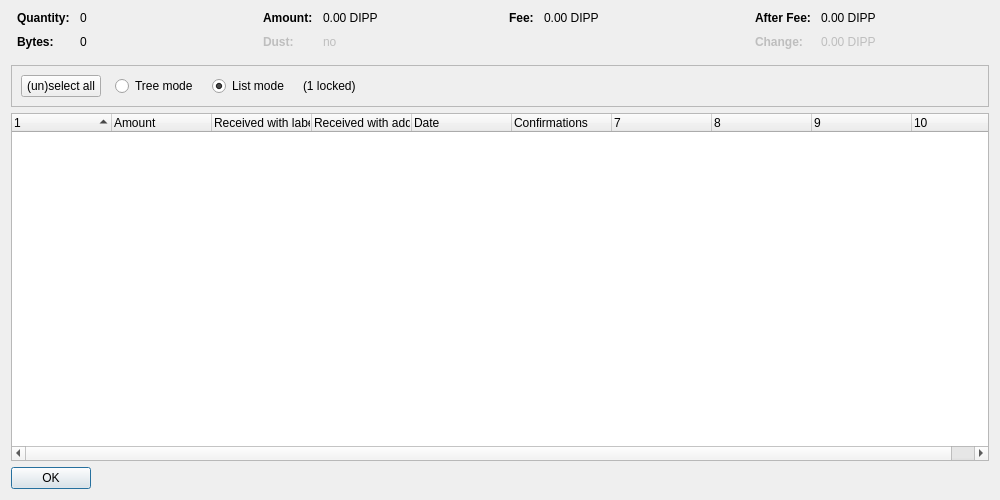
<?xml version="1.0" encoding="UTF-8"?>
<ui version="4.0">
 <class>CoinControlDialog</class>
 <widget class="QDialog" name="CoinControlDialog">
  <property name="geometry">
   <rect>
    <x>0</x>
    <y>0</y>
    <width>1000</width>
    <height>500</height>
   </rect>
  </property>
  <property name="windowTitle">
   <string>Coin Selection</string>
  </property>
  <layout class="QVBoxLayout" name="verticalLayout">
   <item>
    <layout class="QHBoxLayout" name="horizontalLayoutTop" stretch="0,0,0,0">
     <property name="topMargin">
      <number>0</number>
     </property>
     <property name="bottomMargin">
      <number>10</number>
     </property>
     <item>
      <layout class="QFormLayout" name="formLayoutCoinControl1">
       <property name="horizontalSpacing">
        <number>10</number>
       </property>
       <property name="verticalSpacing">
        <number>10</number>
       </property>
       <property name="leftMargin">
        <number>6</number>
       </property>
       <property name="rightMargin">
        <number>6</number>
       </property>
       <item row="0" column="0">
        <widget class="QLabel" name="labelCoinControlQuantityText">
         <property name="font">
          <font>
           <weight>75</weight>
           <bold>true</bold>
          </font>
         </property>
         <property name="text">
          <string>Quantity:</string>
         </property>
        </widget>
       </item>
       <item row="0" column="1">
        <widget class="QLabel" name="labelCoinControlQuantity">
         <property name="cursor">
          <cursorShape>IBeamCursor</cursorShape>
         </property>
         <property name="contextMenuPolicy">
          <enum>Qt::ActionsContextMenu</enum>
         </property>
         <property name="text">
          <string notr="true">0</string>
         </property>
         <property name="textInteractionFlags">
          <set>Qt::LinksAccessibleByMouse|Qt::TextSelectableByKeyboard|Qt::TextSelectableByMouse</set>
         </property>
        </widget>
       </item>
       <item row="1" column="0">
        <widget class="QLabel" name="labelCoinControlBytesText">
         <property name="font">
          <font>
           <weight>75</weight>
           <bold>true</bold>
          </font>
         </property>
         <property name="text">
          <string>Bytes:</string>
         </property>
        </widget>
       </item>
       <item row="1" column="1">
        <widget class="QLabel" name="labelCoinControlBytes">
         <property name="cursor">
          <cursorShape>IBeamCursor</cursorShape>
         </property>
         <property name="contextMenuPolicy">
          <enum>Qt::ActionsContextMenu</enum>
         </property>
         <property name="text">
          <string notr="true">0</string>
         </property>
         <property name="textInteractionFlags">
          <set>Qt::LinksAccessibleByMouse|Qt::TextSelectableByKeyboard|Qt::TextSelectableByMouse</set>
         </property>
        </widget>
       </item>
      </layout>
     </item>
     <item>
      <layout class="QFormLayout" name="formLayoutCoinControl2">
       <property name="horizontalSpacing">
        <number>10</number>
       </property>
       <property name="verticalSpacing">
        <number>10</number>
       </property>
       <property name="leftMargin">
        <number>6</number>
       </property>
       <property name="rightMargin">
        <number>6</number>
       </property>
       <item row="0" column="0">
        <widget class="QLabel" name="labelCoinControlAmountText">
         <property name="font">
          <font>
           <weight>75</weight>
           <bold>true</bold>
          </font>
         </property>
         <property name="text">
          <string>Amount:</string>
         </property>
        </widget>
       </item>
       <item row="0" column="1">
        <widget class="QLabel" name="labelCoinControlAmount">
         <property name="cursor">
          <cursorShape>IBeamCursor</cursorShape>
         </property>
         <property name="contextMenuPolicy">
          <enum>Qt::ActionsContextMenu</enum>
         </property>
         <property name="text">
          <string notr="true">0.00 DIPP</string>
         </property>
         <property name="textInteractionFlags">
          <set>Qt::LinksAccessibleByMouse|Qt::TextSelectableByKeyboard|Qt::TextSelectableByMouse</set>
         </property>
        </widget>
       </item>
       <item row="1" column="0">
        <widget class="QLabel" name="labelCoinControlLowOutputText">
         <property name="enabled">
          <bool>false</bool>
         </property>
         <property name="font">
          <font>
           <weight>75</weight>
           <bold>true</bold>
          </font>
         </property>
         <property name="text">
          <string>Dust:</string>
         </property>
        </widget>
       </item>
       <item row="1" column="1">
        <widget class="QLabel" name="labelCoinControlLowOutput">
         <property name="enabled">
          <bool>false</bool>
         </property>
         <property name="cursor">
          <cursorShape>IBeamCursor</cursorShape>
         </property>
         <property name="contextMenuPolicy">
          <enum>Qt::ActionsContextMenu</enum>
         </property>
         <property name="text">
          <string notr="true">no</string>
         </property>
         <property name="textInteractionFlags">
          <set>Qt::LinksAccessibleByMouse|Qt::TextSelectableByKeyboard|Qt::TextSelectableByMouse</set>
         </property>
        </widget>
       </item>
      </layout>
     </item>
     <item>
      <layout class="QFormLayout" name="formLayoutCoinControl3">
       <property name="horizontalSpacing">
        <number>10</number>
       </property>
       <property name="verticalSpacing">
        <number>10</number>
       </property>
       <property name="leftMargin">
        <number>6</number>
       </property>
       <property name="rightMargin">
        <number>6</number>
       </property>
       <item row="0" column="0">
        <widget class="QLabel" name="labelCoinControlFeeText">
         <property name="font">
          <font>
           <weight>75</weight>
           <bold>true</bold>
          </font>
         </property>
         <property name="text">
          <string>Fee:</string>
         </property>
        </widget>
       </item>
       <item row="0" column="1">
        <widget class="QLabel" name="labelCoinControlFee">
         <property name="cursor">
          <cursorShape>IBeamCursor</cursorShape>
         </property>
         <property name="contextMenuPolicy">
          <enum>Qt::ActionsContextMenu</enum>
         </property>
         <property name="text">
          <string notr="true">0.00 DIPP</string>
         </property>
         <property name="textInteractionFlags">
          <set>Qt::LinksAccessibleByMouse|Qt::TextSelectableByKeyboard|Qt::TextSelectableByMouse</set>
         </property>
        </widget>
       </item>
      </layout>
     </item>
     <item>
      <layout class="QFormLayout" name="formLayoutCoinControl4">
       <property name="horizontalSpacing">
        <number>10</number>
       </property>
       <property name="verticalSpacing">
        <number>10</number>
       </property>
       <property name="leftMargin">
        <number>6</number>
       </property>
       <property name="rightMargin">
        <number>6</number>
       </property>
       <item row="0" column="0">
        <widget class="QLabel" name="labelCoinControlAfterFeeText">
         <property name="font">
          <font>
           <weight>75</weight>
           <bold>true</bold>
          </font>
         </property>
         <property name="text">
          <string>After Fee:</string>
         </property>
        </widget>
       </item>
       <item row="0" column="1">
        <widget class="QLabel" name="labelCoinControlAfterFee">
         <property name="cursor">
          <cursorShape>IBeamCursor</cursorShape>
         </property>
         <property name="contextMenuPolicy">
          <enum>Qt::ActionsContextMenu</enum>
         </property>
         <property name="text">
          <string notr="true">0.00 DIPP</string>
         </property>
         <property name="textInteractionFlags">
          <set>Qt::LinksAccessibleByMouse|Qt::TextSelectableByKeyboard|Qt::TextSelectableByMouse</set>
         </property>
        </widget>
       </item>
       <item row="1" column="0">
        <widget class="QLabel" name="labelCoinControlChangeText">
         <property name="enabled">
          <bool>false</bool>
         </property>
         <property name="font">
          <font>
           <weight>75</weight>
           <bold>true</bold>
          </font>
         </property>
         <property name="text">
          <string>Change:</string>
         </property>
        </widget>
       </item>
       <item row="1" column="1">
        <widget class="QLabel" name="labelCoinControlChange">
         <property name="enabled">
          <bool>false</bool>
         </property>
         <property name="cursor">
          <cursorShape>IBeamCursor</cursorShape>
         </property>
         <property name="contextMenuPolicy">
          <enum>Qt::ActionsContextMenu</enum>
         </property>
         <property name="text">
          <string notr="true">0.00 DIPP</string>
         </property>
         <property name="textInteractionFlags">
          <set>Qt::LinksAccessibleByMouse|Qt::TextSelectableByKeyboard|Qt::TextSelectableByMouse</set>
         </property>
        </widget>
       </item>
      </layout>
     </item>
    </layout>
   </item>
   <item>
    <widget class="QFrame" name="frame">
     <property name="minimumSize">
      <size>
       <width>0</width>
       <height>40</height>
      </size>
     </property>
     <property name="frameShape">
      <enum>QFrame::StyledPanel</enum>
     </property>
     <property name="frameShadow">
      <enum>QFrame::Sunken</enum>
     </property>
     <layout class="QHBoxLayout" name="horizontalLayout">
      <item>
       <layout class="QHBoxLayout" name="horizontalLayoutPanel" stretch="0,0,0,0,0">
        <property name="spacing">
         <number>14</number>
        </property>
        <item>
         <widget class="QPushButton" name="pushButtonSelectAll">
          <property name="sizePolicy">
           <sizepolicy hsizetype="Maximum" vsizetype="Fixed">
            <horstretch>0</horstretch>
            <verstretch>0</verstretch>
           </sizepolicy>
          </property>
          <property name="text">
           <string>(un)select all</string>
          </property>
          <property name="autoDefault">
           <bool>false</bool>
          </property>
         </widget>
        </item>
        <item>
         <widget class="QRadioButton" name="radioTreeMode">
          <property name="sizePolicy">
           <sizepolicy hsizetype="Maximum" vsizetype="Fixed">
            <horstretch>0</horstretch>
            <verstretch>0</verstretch>
           </sizepolicy>
          </property>
          <property name="text">
           <string>Tree mode</string>
          </property>
         </widget>
        </item>
        <item>
         <widget class="QRadioButton" name="radioListMode">
          <property name="sizePolicy">
           <sizepolicy hsizetype="Maximum" vsizetype="Fixed">
            <horstretch>0</horstretch>
            <verstretch>0</verstretch>
           </sizepolicy>
          </property>
          <property name="text">
           <string>List mode</string>
          </property>
          <property name="checked">
           <bool>true</bool>
          </property>
         </widget>
        </item>
        <item>
         <widget class="QLabel" name="labelLocked">
          <property name="text">
           <string notr="true">(1 locked)</string>
          </property>
         </widget>
        </item>
        <item>
         <spacer name="horizontalSpacer">
          <property name="orientation">
           <enum>Qt::Horizontal</enum>
          </property>
          <property name="sizeHint" stdset="0">
           <size>
            <width>40</width>
            <height>20</height>
           </size>
          </property>
         </spacer>
        </item>
       </layout>
      </item>
     </layout>
    </widget>
   </item>
   <item>
    <widget class="CoinControlTreeWidget" name="treeWidget">
     <property name="contextMenuPolicy">
      <enum>Qt::CustomContextMenu</enum>
     </property>
     <property name="sortingEnabled">
      <bool>false</bool>
     </property>
     <property name="columnCount">
      <number>10</number>
     </property>
     <attribute name="headerShowSortIndicator" stdset="0">
      <bool>true</bool>
     </attribute>
     <attribute name="headerStretchLastSection">
      <bool>false</bool>
     </attribute>
     <column>
      <property name="text">
       <string/>
      </property>
     </column>
     <column>
      <property name="text">
       <string>Amount</string>
      </property>
     </column>
     <column>
      <property name="text">
       <string>Received with label</string>
      </property>
     </column>
     <column>
      <property name="text">
       <string>Received with address</string>
      </property>
     </column>
     <column>
      <property name="text">
       <string>Date</string>
      </property>
     </column>
     <column>
      <property name="text">
       <string>Confirmations</string>
      </property>
      <property name="toolTip">
       <string>Confirmed</string>
      </property>
     </column>
     <column>
      <property name="text">
       <string/>
      </property>
     </column>
     <column>
      <property name="text">
       <string/>
      </property>
     </column>
     <column>
      <property name="text">
       <string/>
      </property>
     </column>
     <column>
      <property name="text">
       <string/>
      </property>
     </column>
    </widget>
   </item>
   <item>
    <widget class="QDialogButtonBox" name="buttonBox">
     <property name="sizePolicy">
      <sizepolicy hsizetype="Maximum" vsizetype="Fixed">
       <horstretch>0</horstretch>
       <verstretch>0</verstretch>
      </sizepolicy>
     </property>
     <property name="orientation">
      <enum>Qt::Horizontal</enum>
     </property>
     <property name="standardButtons">
      <set>QDialogButtonBox::Ok</set>
     </property>
    </widget>
   </item>
  </layout>
 </widget>
 <customwidgets>
  <customwidget>
   <class>CoinControlTreeWidget</class>
   <extends>QTreeWidget</extends>
   <header>coincontroltreewidget.h</header>
  </customwidget>
 </customwidgets>
 <resources/>
 <connections/>
</ui>
